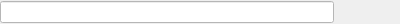
<?xml version="1.0" encoding="UTF-8"?>
<ui version="4.0">
 <class>HeaderBarSearch</class>
 <widget class="QWidget" name="HeaderBarSearch">
  <property name="geometry">
   <rect>
    <x>0</x>
    <y>0</y>
    <width>400</width>
    <height>24</height>
   </rect>
  </property>
  <property name="minimumSize">
   <size>
    <width>0</width>
    <height>22</height>
   </size>
  </property>
  <property name="maximumSize">
   <size>
    <width>16777215</width>
    <height>24</height>
   </size>
  </property>
  <property name="windowTitle">
   <string>Form</string>
  </property>
  <property name="styleSheet">
   <string notr="true">HeaderBarSearch:hover{
	border:green 1px solid;
}
HeaderBarSearch:focus{
	border:red 1px solid;
}</string>
  </property>
  <layout class="QHBoxLayout" name="horizontalLayout_2">
   <property name="spacing">
    <number>0</number>
   </property>
   <property name="leftMargin">
    <number>0</number>
   </property>
   <property name="topMargin">
    <number>0</number>
   </property>
   <property name="rightMargin">
    <number>0</number>
   </property>
   <property name="bottomMargin">
    <number>0</number>
   </property>
   <item>
    <layout class="QHBoxLayout" name="horizontalLayout">
     <property name="spacing">
      <number>0</number>
     </property>
     <item>
      <widget class="QLineEdit" name="searchTextEdit">
       <property name="minimumSize">
        <size>
         <width>0</width>
         <height>22</height>
        </size>
       </property>
       <property name="toolTip">
        <string>请输入查询内容</string>
       </property>
       <property name="styleSheet">
        <string notr="true">background-color:rgb(255, 255, 255)</string>
       </property>
      </widget>
     </item>
     <item>
      <widget class="QToolButton" name="returnButton">
       <property name="minimumSize">
        <size>
         <width>22</width>
         <height>22</height>
        </size>
       </property>
       <property name="maximumSize">
        <size>
         <width>22</width>
         <height>22</height>
        </size>
       </property>
       <property name="toolTip">
        <string>返回</string>
       </property>
       <property name="statusTip">
        <string>返回</string>
       </property>
       <property name="whatsThis">
        <string>返回</string>
       </property>
       <property name="styleSheet">
        <string notr="true">background:rgba(0, 0,0,0);
border:none;</string>
       </property>
       <property name="text">
        <string/>
       </property>
       <property name="icon">
        <iconset>
         <normalon>:/DictSideBar/res/img/return.png</normalon>
        </iconset>
       </property>
      </widget>
     </item>
     <item>
      <widget class="QToolButton" name="allTextSearchButton">
       <property name="minimumSize">
        <size>
         <width>22</width>
         <height>22</height>
        </size>
       </property>
       <property name="maximumSize">
        <size>
         <width>22</width>
         <height>22</height>
        </size>
       </property>
       <property name="toolTip">
        <string>全文检索</string>
       </property>
       <property name="statusTip">
        <string>全文检索</string>
       </property>
       <property name="whatsThis">
        <string>全文检索</string>
       </property>
       <property name="styleSheet">
        <string notr="true">background:rgba(0, 0,0,0);
border:none;</string>
       </property>
       <property name="text">
        <string/>
       </property>
       <property name="icon">
        <iconset>
         <normaloff>:/res/img/allTextSearch_off.png</normaloff>
         <normalon>:/DictSideBar/res/img/item/allTextSearch_off.png</normalon>:/res/img/allTextSearch_off.png</iconset>
       </property>
      </widget>
     </item>
     <item>
      <widget class="QToolButton" name="showParagraph">
       <property name="minimumSize">
        <size>
         <width>22</width>
         <height>22</height>
        </size>
       </property>
       <property name="maximumSize">
        <size>
         <width>22</width>
         <height>22</height>
        </size>
       </property>
       <property name="toolTip">
        <string>显示词条内容</string>
       </property>
       <property name="statusTip">
        <string>显示词条内容</string>
       </property>
       <property name="whatsThis">
        <string>显示词条内容</string>
       </property>
       <property name="styleSheet">
        <string notr="true">background:rgba(0, 0,0,0);
border:none;</string>
       </property>
       <property name="text">
        <string/>
       </property>
       <property name="icon">
        <iconset>
         <normalon>:/DictSideBar/res/img/item/showParagraph_off.png</normalon>
        </iconset>
       </property>
       <property name="autoRepeatDelay">
        <number>200</number>
       </property>
      </widget>
     </item>
    </layout>
   </item>
  </layout>
 </widget>
 <resources/>
 <connections/>
</ui>
